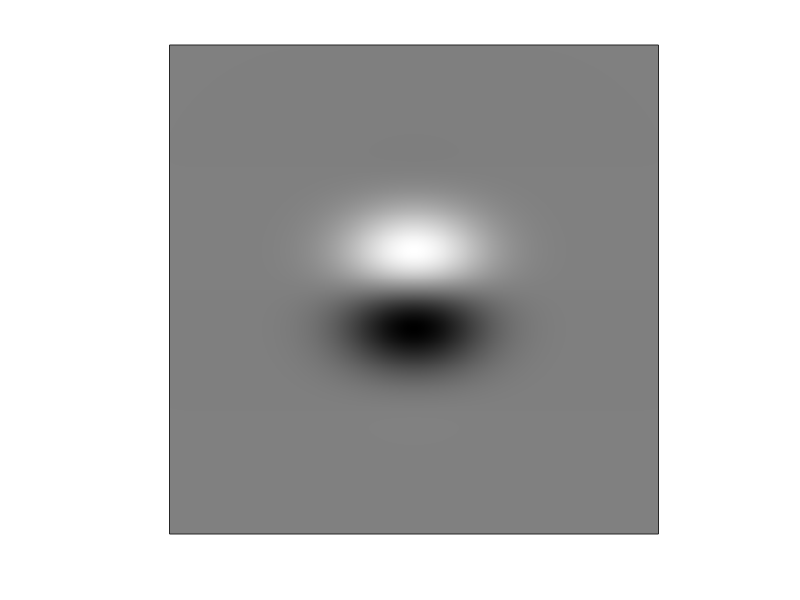

MATLAB code to generate this figure: (Note: this script raises an error after producing the figure.)
% figures for OPTO paper
clearvars; close all;
% Creating the gabor
figure(1);
L = 1001; W = 1001;
theta = 0; sigma = 0.2; ggamma = 1; sf = 1.0 ; phase = pi/2; nsigmas = 1; 


for jj = 1:numel(sf)
    [x,y] = meshgrid(linspace(-1,1,L), linspace(-1,1,W));
    X = x*cos(-theta) + y*sin(-theta);
    Y =-x*sin(-theta) + y*cos(-theta);
    expterm = exp(-(X.^2 + ggamma^2*Y.^2)/2/sigma^2);
    costerm = cos(2*pi*Y*sf(jj) + phase);
    im = costerm.*expterm;
    normfactor = max(abs(im(:)));
    im = (0.5*im/(normfactor)) + 0.5;
    image(cat(3,im,im,im)), drawnow, set(gca,'Xtick',[],'Ytick',[]); colormap(gray); axis square;
end

%% 
%% 
% Section 24
% Stimulus movie
close all; 
writerObj = VideoWriter('Gaborstim.mp4','MPEG-4');
open(writerObj);

theta = 0; sigma = 0.2; ggamma = 1; sf = 1.0 ; phase = pi/2; nsigmas = 1; pixperdeg = 2000;
tf = 8; 
time = 0.5;% in seconds
refreshrate = 75; % in Hz

ramp = linspace(0, 1, nframesramp);
plateau = ones(1, nframesplateau);
temporalprofile = [ramp plateau fliplr(ramp)];
nframes = length(temporalprofile);
stimsizeindeg = sigma*nsigmas;
stimsizeinpix = round(stimsizeindeg*pixperdeg);
[x,y] = meshgrid(4*stimsizeindeg*linspace(-1, 1, stimsizeinpix), ...
    4*stimsizeindeg*linspace(-1, 1, stimsizeinpix));

X = x*cos(-theta) + y*sin(-theta);
Y =-x*sin(-theta) + y*cos(-theta);

deltaphase = 2*pi*tf/refreshrate;
phases = 0 + (0:nframes-1)*deltaphase;
phases = reshape(phases, [1 1 nframes]);
temporalprofile = reshape(temporalprofile, [1 1 nframes]);
expterm = bsxfun(@times, exp(-(X.^2 + ggamma^2*Y.^2)/2/sigma^2), temporalprofile);
costerm = cos(bsxfun(@plus, 2*pi*Y*sf, phases));
template = expterm .* costerm;
normfactor = max(abs(template(:)));
template = 0.5 + 0.5*template/(normfactor+0.001);

for i = 1:nframes
    im = squeeze(template(:,:,i));
    image(cat(3,im,im,im)),set(gca,'Xtick',[],'Ytick',[],'Visible','off'); colormap(gray); axis square;
    axis image;
    frame = getframe(gca);
    writeVideo(writerObj,frame);
end

close(writerObj);


